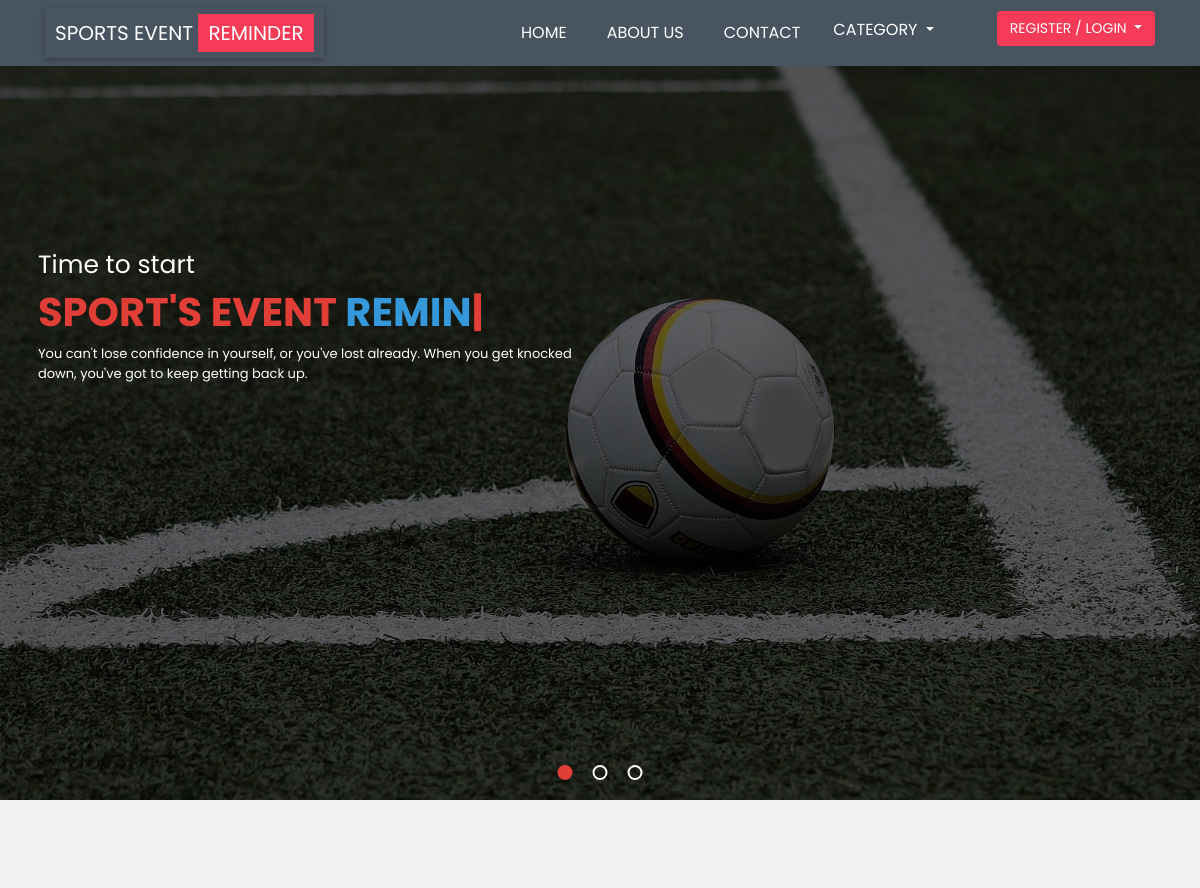
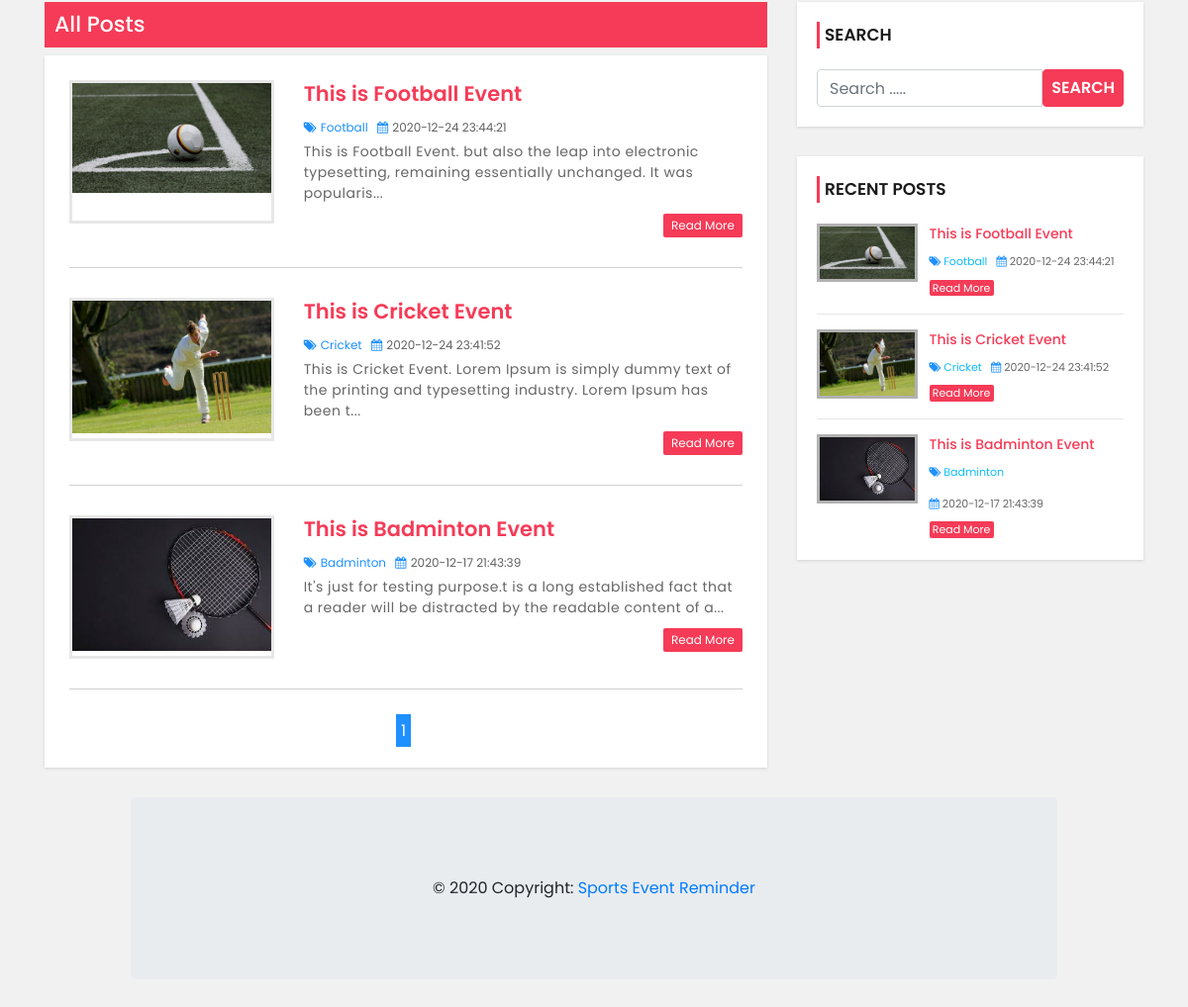
The page / on the database its author committed (2 pictures, top to bottom).
### tables this page shows
CREATE TABLE `event` (
  `event_id` int(11) NOT NULL,
  `event_title` varchar(255) NOT NULL,
  `category` int(11) NOT NULL,
  `starting_date` datetime NOT NULL DEFAULT current_timestamp(),
  `ending_date` date NOT NULL,
  `description` text NOT NULL,
  `image` varchar(255) NOT NULL
);

CREATE TABLE `category` (
  `category_id` int(11) NOT NULL,
  `category_name` varchar(255) NOT NULL
);

### index.php (the view, shortened to what this page needs)
<?php
    include "header.php";
    include "banner.php";
 ?>
    <section id="content">
    	<div id="main-content">
        <div class="container">
            <div class="row">
                <div class="col-md-8">
                	<h2 class="post-heading wow fadeInDown" data-wow-duration="2s">All Posts</h2>
                    <div class="post-container wow fadeInLeft" data-wow-duration="2s">
                        <?php
                        $limit = 3;
                          if (isset($_GET['page'])) {
                            $page = $_GET['page'];
                          } else {
                            $page = 1;
                          }
                          $offset = ($page - 1) * $limit;
                          $query = "SELECT event.event_id,event.event_title, event.description, event.starting_date,category.category_name,category.category_id, event.category,event.image FROM `event`
                              LEFT JOIN  `category` ON event.category = category.category_id
                              ORDER BY event.event_id DESC LIMIT {$offset} , {$limit}";
                        $result = mysqli_query($con,$query) or die("Query unsuccessful.");
                      if(mysqli_num_rows($result) > 0){
                        while($row = (mysqli_fetch_assoc($result))){
                         ?>
                        <div class="post-content ">
                            <div class="row">
                                <div class="col-md-4">
                                    <a class="post-img" href="single.php?id=<?php echo base64_encode($row['event_id']); ?>"><img src="admin/upload/<?php echo $row['image'];?>" alt=""/></a>
                                </div>
                                <div class="col-md-8">
                                    <div class="inner-content clearfix">
                                        <h3><a href='single.php?id=<?php echo base64_encode($row['event_id']); ?>&cid=<?php echo base64_encode($row['category']); ?>'><?php echo $row['event_title'];?></a></h3>
                                        <div class="post-information">
                                            <span>
                                                <i class="fa fa-tags" aria-hidden="true"></i>
                                                <a href='category.php?cid=<?php echo base64_encode($row['category']); ?>'><?php echo $row['category_name']; ?></a>
                                            </span>
                                            <span>
                                                <i class="fa fa-calendar" aria-hidden="true"></i>
                                                <?php echo $row['starting_date']; ?>
                                            </span>
                                        </div>
                                        <p class="description">
                                            <?php echo substr($row['description'], 0,120) . '...'; ?>
                                        </p>
                                        <a class='read-more pull-right' href='single.php?id=<?php echo base64_encode($row['event_id']); ?>&cid=<?php echo base64_encode($row['category']); ?>'>read more</a>
                                    </div>
                                </div>
                            </div>
                        </div>
                    <?php
                            }
                        }
                        $query1 = "SELECT * FROM `event`";
                        $result1 = mysqli_query($con,$query1) or die("Query unsuccessful.");
                        if(mysqli_num_rows($result1) > 0){
                          $total_records = mysqli_num_rows($result1);
                          $total_page = ceil($total_records/$limit);
                          echo "<ul class='pagination admin-pagination'>";
                          for ($i=1; $i <= $total_page; $i++) {
                            if($page == $i){
                              $active = "active";
                            }else{
                              $active = "";
                            }
                            echo '<li class = '.$active.'><a href="index.php?page='.$i.'">'.$i.'</a></li>';
                          }
                          echo "</ul>";
                        }
                        ?>
                    </div>
                </div>
                <?php include "sidebar.php";?>
                </div>
        </div>
    </div>
    <?php include "footer.php";  ?>

### header.php (shortened to what this page needs)
<!DOCTYPE html>
<html>
<head>
	<link rel="stylesheet" href="https://maxcdn.bootstrapcdn.com/bootstrap/4.5.2/css/bootstrap.min.css">
	<link rel="stylesheet" href="https://cdnjs.cloudflare.com/ajax/libs/font-awesome/4.7.0/css/font-awesome.min.css">
	<link rel="stylesheet" href="css/slick.css">
	<link rel="stylesheet" href="css/animate.css">
	<link rel="stylesheet" href="css/style.css">
	<link rel="stylesheet" href="css/custom.css">
	<link rel="stylesheet" href="css/tournament.css">
	<link rel="stylesheet" href="css/contact.css">
</head>
<body>
	<nav class="navbar navbar-expand-lg navbar-light  full-menu">
        <div class="container">
            <a class="navbar-brand nav-logo" href="index.php" style="box-shadow: 0px 2px 6px rgba(0,0,0,0.3);padding: 10px;">
                <span class="text-white">SPORTS EVENT</span>
                <span class="logo">REMINDER</span>
            </a>
            <div class="collapse navbar-collapse" id="navbarSupportedContent">
                <ul class="navbar-nav ml-auto">
                    <li class="nav-item ">
                        <a class="nav-link" href="index.php">Home</a>
                    </li>
                    <li class="nav-item">
                        <a class="nav-link" href="about.php">About Us</a>
                    </li>
                    <li class="nav-item">
                        <a class="nav-link" href="contact.php">Contact</a>
                    </li>
                    <div class="dropdown" style="    margin-left: 0px;
					    text-transform: uppercase;
					    font-family: 'Poppins', sans-serif;
					    font-weight: 400;
					    color: #fff;">
					    <button type="button" class="cat-btn btn  dropdown-toggle text-uppercase" data-toggle="dropdown">
					      Category
					    </button>
					</div>
                    <div class="dropdown log-div">
					    <button type="button" class="log-btn btn  dropdown-toggle text-uppercase" data-toggle="dropdown">
					      <?php if(isset($_SESSION['ROLE'])){
					      	echo $_SESSION['USER_NAME'];
					      }
					      else{
					      	echo "REGISTER / LOGIN";
					      } ?>
					    </button>
					</div>
                </ul>
            </div>
        </div>
    </nav>

### banner.php (shortened to what this page needs)
<section id="full-banner">
    <div class="full-slider">
        <div class="slider-1">
            <div class="container">
                <div class="row">
                    <div class="col-md-6 pl-2 banner-txt">
                        <h2 class="wow fadeInDown" data-wow-duration="1s">Time to start</h2>
                        <h1 class="text-uppercase wow fadeInRightBig" data-wow-duration="1s">sport's event <span class="animate"></span></h1>
                        <p class="wow fadeInUp" data-wow-duration="1s">You can't lose confidence in yourself, or you've lost already. When you get knocked down, you've got to keep getting back up.</p>
                    </div>
                </div>
            </div>
        </div>
    </div>
</section>

### sidebar.php
<div id="sidebar" class="col-md-4">
    <div class="search-box-container">
        <h4>Search</h4>
        <form class="search-post" action="search.php" method ="GET">
            <div class="input-group">
                <input type="text" name="search" class="form-control" placeholder="Search .....">
                <span class="input-group-btn">
                    <button type="submit" class="btn btn-danger">Search</button>
                </span>
            </div>
        </form>
    </div>
    <div class="recent-post-container">
        <h4>Recent Posts</h4>
        <?php
          $limit = 4;
          $query = "SELECT event.event_id,event.event_title, event.starting_date,category.category_name,category.category_id, event.category, event.image FROM event
              LEFT JOIN  category ON event.category = category.category_id
              ORDER BY event.event_id DESC LIMIT {$limit}";
            $result = mysqli_query($con,$query) or die("Query unsuccessful.");
          if(mysqli_num_rows($result) > 0){
            while($row = (mysqli_fetch_assoc($result))){
        ?>
        <div class="recent-post">
            <a class="post-img" href="single.php?id=<?php echo base64_encode($row['event_id']); ?>&cid=<?php echo base64_encode($row['category']); ?>">
                <img src="admin/upload/<?php echo $row['image'];?>" alt=""/>
            </a>
            <div class="post-content">
                <h5><a href="single.php?id=<?php echo base64_encode($row['event_id']); ?>&cid=<?php echo base64_encode($row['category']); ?>"><?php echo $row['event_title'];?></a></h5>
                <span>
                    <i class="fa fa-tags" aria-hidden="true"></i>
                    <a href="category.php?cid=<?php echo base64_encode($row['category']); ?>&cid=<?php echo base64_encode($row['category']); ?>"><?php echo $row['category_name']; ?></a>
                </span>
                <span>
                    <i class="fa fa-calendar" aria-hidden="true"></i>
                    <?php echo $row['starting_date']; ?>
                </span>
                <a class="read-more" href="single.php?id=<?php echo base64_encode($row['event_id']); ?>&cid=<?php echo base64_encode($row['category']); ?>">read more</a>
            </div>
        </div>
    <?php
        }
    }
     ?>
        </div>
</div>

### footer.php (shortened to what this page needs)
<footer class="page-footer font-small blue jumbotron"  style="margin-left: 11%; margin-right: 11%;">
  <div class="footer-copyright text-center py-3" >© 2020 Copyright:
    <a href="">Sports Event Reminder</a>
  </div>
</footer>
</body>
</html>

### header.php (style rules this page uses)
.cat-btn { font-size: 16px; color: #fff; }

### rows shown on the page
event: image (picture), event_title "This is Football Event", category.category_name "Football", starting_date "2020-12-24 23:44:21", description "This is Football Event. but also the leap into electronic typesetting, remaining essentially unchanged. It was popularis"
event: image (picture), event_title "This is Cricket Event", category.category_name "Cricket", starting_date "2020-12-24 23:41:52", description "This is Cricket Event. Lorem Ipsum is simply dummy text of the printing and typesetting industry. Lorem Ipsum has been t"
event: image (picture), event_title "This is Badminton Event", category.category_name "Badminton", starting_date "2020-12-17 21:43:39", description "It's just for testing purpose.t is a long established fact that a reader will be distracted by the readable content of a"
